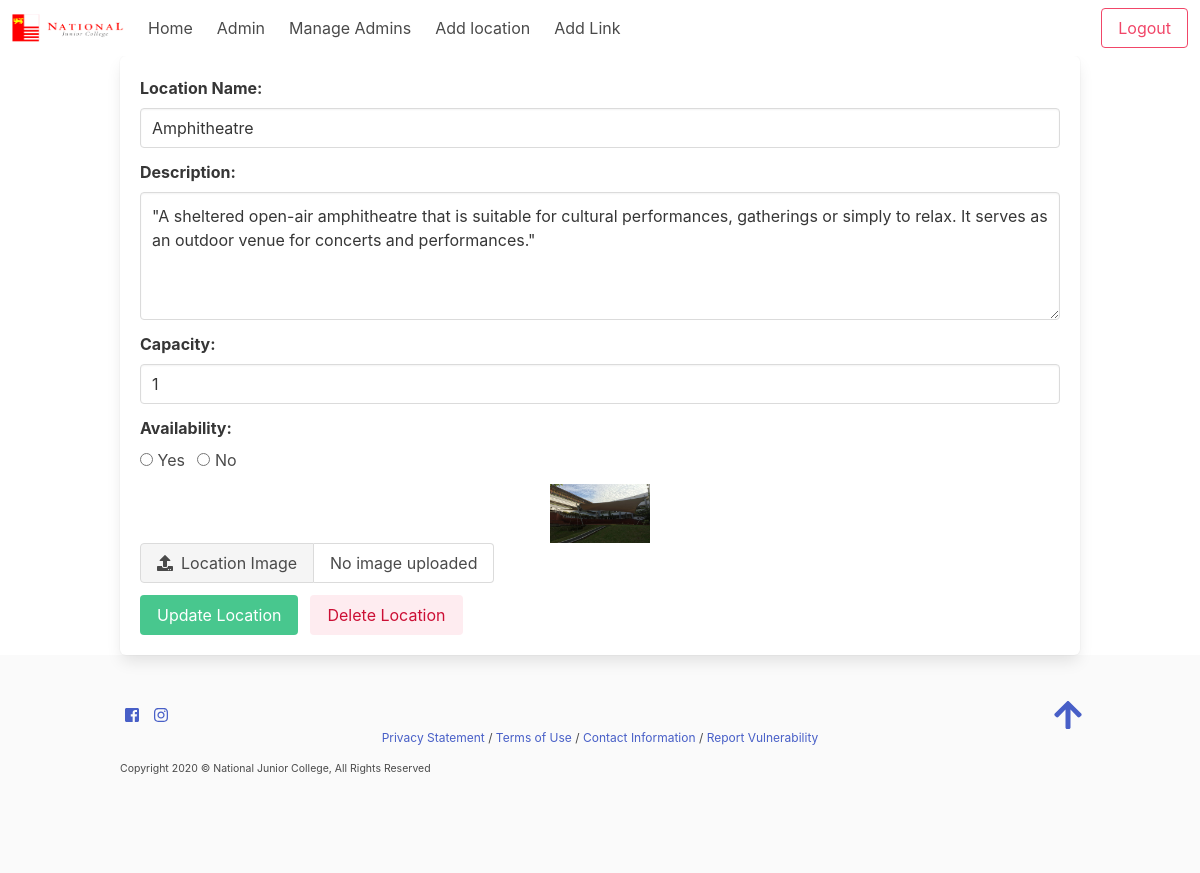
/edit/Amphitheatre (signed in), run on the app's committed database.
### tables this page shows
CREATE TABLE "places" (
	"ID"	INTEGER NOT NULL,
	"Name"	TEXT NOT NULL,
	"Description"	TEXT,
	"Capacity"	INTEGER,
	"Availability"	TEXT,
	"Image"	TEXT,
	PRIMARY KEY("ID" AUTOINCREMENT)
);

### app.py (the view)
@ app.route('/edit/<location>', methods=['GET'])
@login_required
def edit_location(location):
    try:
        con = open_DB()
        cur = con.cursor()
        cur.execute('SELECT * FROM places where name=?', (location,))
        row = cur.fetchone()
        con.close()
    except Exception as e:
        print(str(e))
    return render_template('edit_place.html', place=row, Location=location)

### app.py (called while the page is built)
def open_DB():
    connection = sqlite3.connect(db_path)
    connection.row_factory = sqlite3.Row
    return connection

def login_required(func):
    @wraps(func)
    def decorated_view(*args, **kwargs):
        if not 'logged_in' in session:
            return redirect(url_for('login'))
        return func(*args, **kwargs)
    return decorated_view

### templates/edit_place.html (shortened to what this page needs)
{% extends "base.html" %}
{% block content %}
<div class="box">
    <form action="{{ url_for('update_location', location=place['name']) }}" method="post" enctype="multipart/form-data">
        <div class="field">
            <label class="label">Location Name: </label>
            <div class="control">
                <input type="text" class="input" id="name" name="name" value="{{place['name']}}" required>
            </div>
        </div>
        <div class="field">
            <label class="label">Description: </label>
            <div class="control">
                <textarea id="description" name="description" class="textarea"
                    required>"{{place['description']}}"</textarea>
            </div>
        </div>
        <div class="field">
            <label class="label">Capacity: </label>
            <div class="control">
                <input type="number" class="input" id="capacity" name="capacity" value="{{place['capacity']}}" required>
            </div>
        </div>
        <div class="field">
            <label class="label">Availability: </label>
            <div class="control">
                <label class="radio">
                    <input type="radio" name="availability">
                    Yes
                </label>
                <label class="radio">
                    <input type="radio" name="availability">
                    No
                </label>
            </div>
        </div>
        <div class="field">
            <figure class="image">
                <image src="/static/images/{{ place['image'] }}" style="width:100px;display:block;margin:auto auto" />
            </figure>
            <div id="image" class="file has-name">
                <label class="file-label">
                    <span class="file-cta">
                        <span class="file-icon">
                            <i class="fas fa-upload"></i>
                        </span>
                        <span class="file-label">
                            Location Image
                        </span>
                    </span>
                    <span class="file-name">
                        No image uploaded
                    </span>
                </label>
            </div>
        </div>
        <div class="field is-grouped">
            <div class="control">
                <button class="button is-success" type="submit" name="submit" value="update">Update
                    Location</button>
            </div>
            <div class="control">
                <button class="button is-danger is-light" name="submit" value="delete">Delete
                    Location</button>
            </div>
        </div>
    </form>
</div>
{% endblock %}

### data on the page
places: name "Amphitheatre", description "\"A sheltered open-air amphitheatre that is suitable for cultural performances, gatherings or simply to relax. It serves as an outdoor venue for concerts and performances.\"", capacity "1", image (picture)
